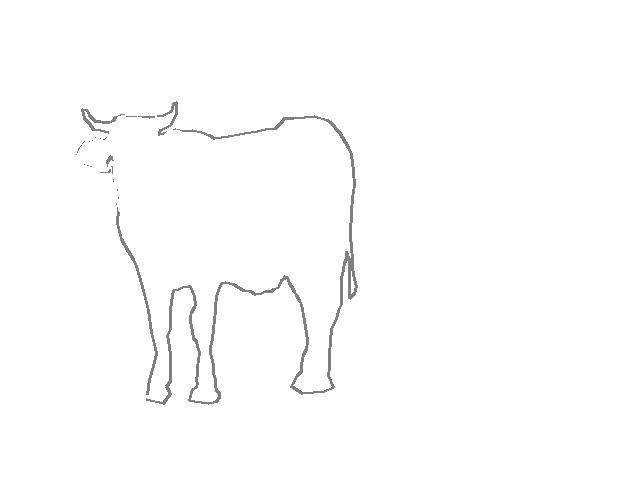

Python code for this plot:
from PIL import Image,ImageDraw

a = "".join(open('9-1.txt','r').read().splitlines()).split(',')
b = "".join(open('9-2.txt','r').read().splitlines()).split(',')

c1 = [a[x:x+4] for x in range(0,len(a)-4,2)]
c2 = [b[x:x+4] for x in range(0,len(b)-4,2)]


p = Image.new('RGBA',(640,480))

d = ImageDraw.Draw(p)

for x in c1:
    d.line(map(int,x),(128,128,128),3)

for x in c2:
    d.line(map(int,x),(255,255,255),3)


p.save('9.png','png')
